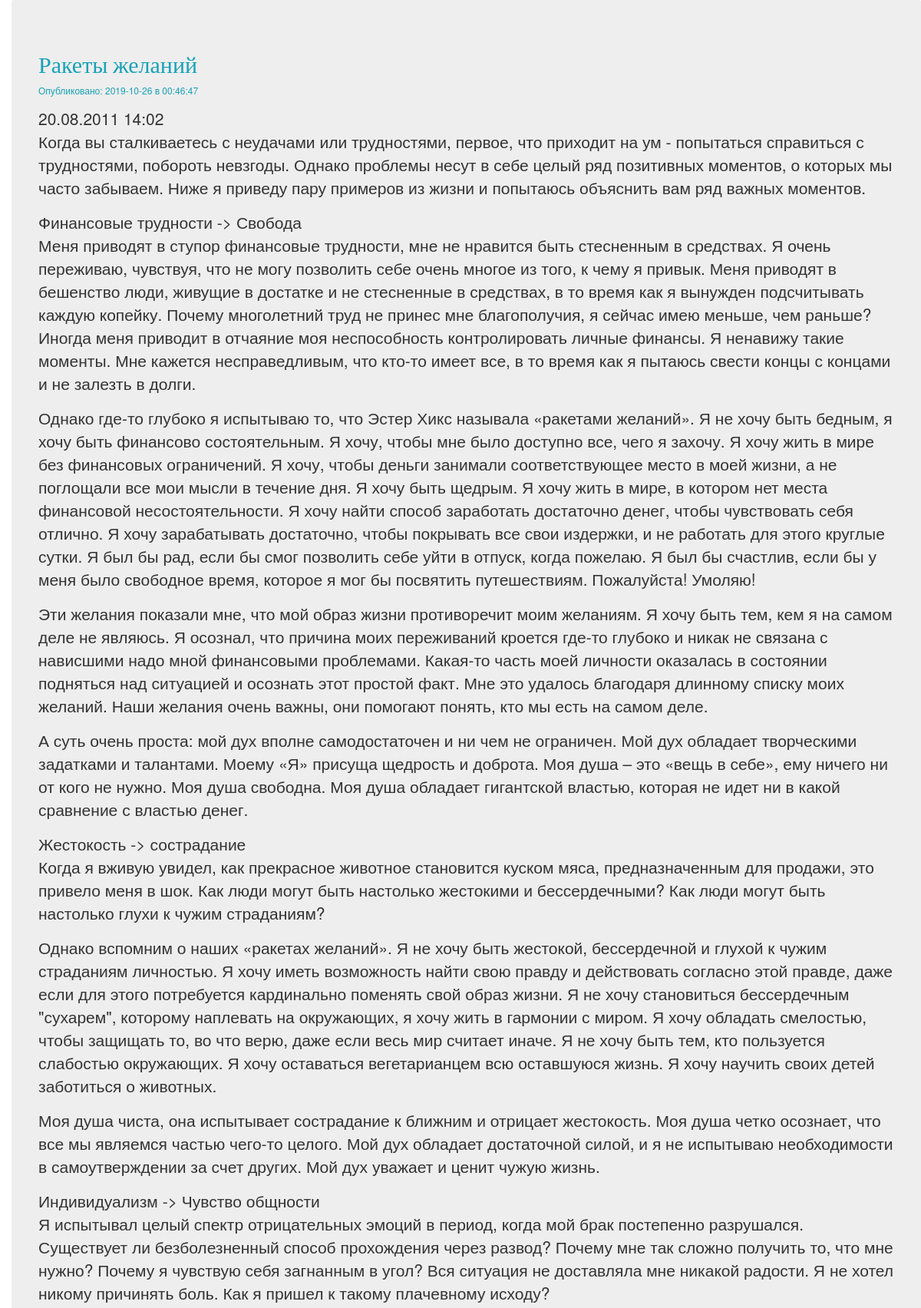
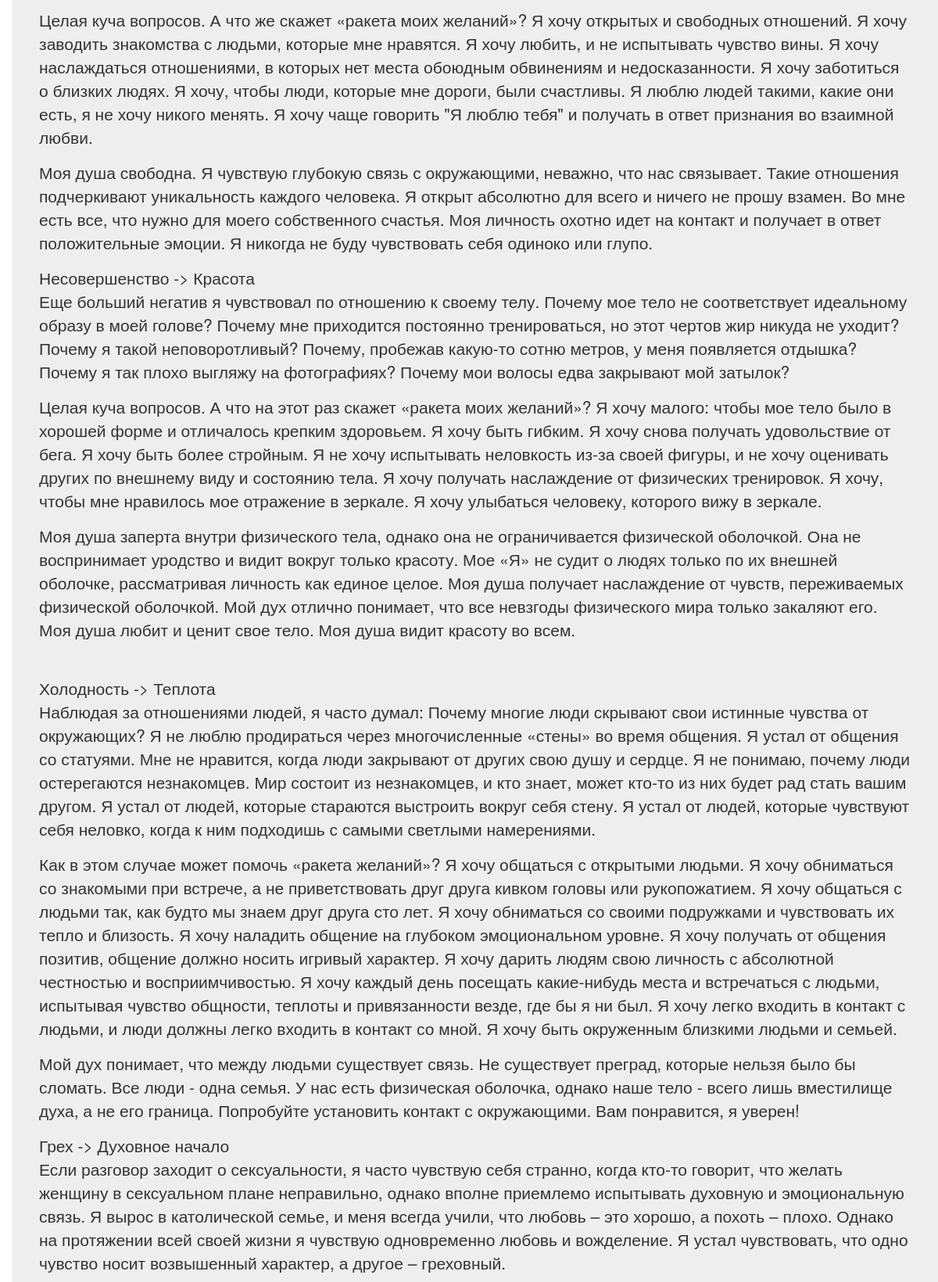
Screenshot of /news/3 (upper part) with the database file from the repository (2 pictures, top to bottom).
### news/models.py (models this page shows, shortened)
class Articles(models.Model):
    title = models.CharField(max_length = 120)
    post = models.TextField()
    date = models.DateTimeField()

### news/templates/news/post.html
{% extends "mainApp/wrapper.html"  %}
  {% block content %}
         <h2 class="text-info">{{articles.title}}</h2>
         <h6 class="text-info">Опубликовано: {{articles.date|date:"Y-m-d в H:i:s"}}</h6>
         <p> {{articles.post|safe|linebreaks}} </p>
    {% endblock %}

### blog/static/css/blog.css (style rules this page uses)
body { padding-left: 15px; }
h1, h2, h3, h4 { font-family: 'Lobster', cursive; }

### rows the page displays
Articles: title "Ракеты желаний", date "2019-10-26 в 00:46:47", post "20.08.2011 14:02 Когда вы сталкиваетесь с неудачами или трудностями, первое, что приходит на ум - попытаться справиться с трудностями, побороть невзгоды. Однако проблемы несут в себе целый ряд позитивных моментов, о которых мы часто забываем. Ниже я приведу пару примеров из жизни и попытаюсь объяснить вам ряд важных моментов. Финансовые трудности -> Свобода Меня приводят в ступор финансовые трудности, мне не нравится быть стесненным в средствах. Я очень переживаю, чувствуя, что не могу позволить себе очень многое из того, к чему я привык. Меня приводят в бешенство люди, живущие в достатке и не стесненные в средствах, в то время как я вынужден подсчитывать каждую копейку. Почему многолетний…"
